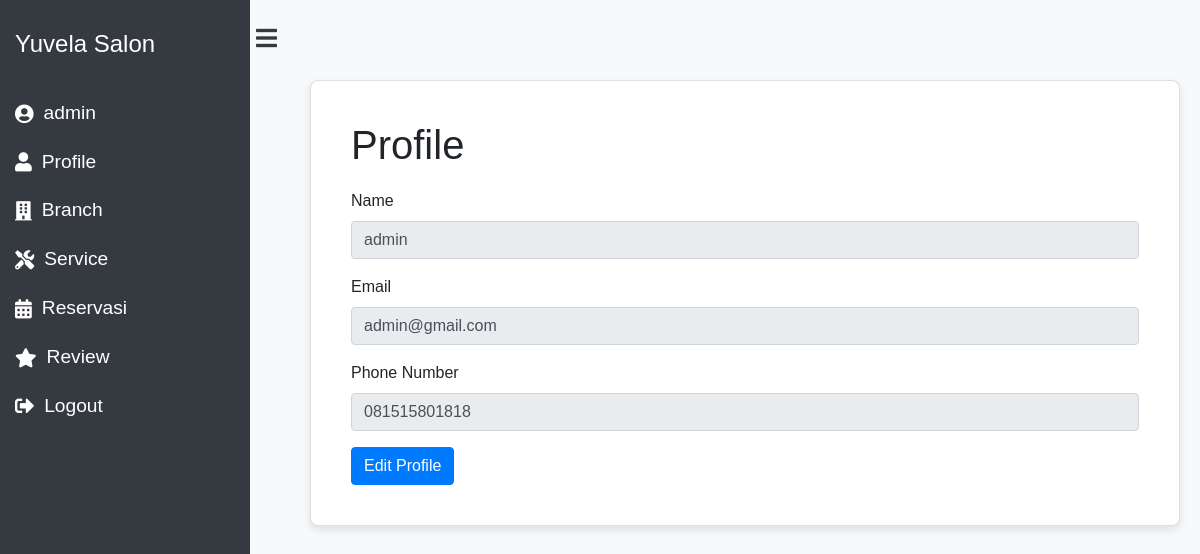
Screenshot of /views/profile.php (signed in) with the database file from the repository.
### tables this page shows
CREATE TABLE `users` (
  `id_users` int(11) NOT NULL,
  `nama` varchar(255) NOT NULL,
  `email` varchar(255) NOT NULL,
  `phone_number` varchar(13) NOT NULL,
  `password` varchar(255) NOT NULL,
  `role` varchar(10) NOT NULL,
  `created_at` timestamp NOT NULL DEFAULT current_timestamp()
);

### views/profile.php (the view, shortened to what this page needs)
<!DOCTYPE html>
<html lang="en">
<head>
    <link rel="stylesheet" href="https://cdnjs.cloudflare.com/ajax/libs/font-awesome/5.15.3/css/all.min.css">
    <link rel="stylesheet" href="https://stackpath.bootstrapcdn.com/bootstrap/4.5.2/css/bootstrap.min.css">
    <link rel="stylesheet" href="../assets/style.css">
</head>
<body>
    <?php include 'sidebar.php'; ?>
    <?php
    include '../config/database.php';
    $id = $_SESSION['user_id'];
    $stmt = $conn->prepare("SELECT nama, email, phone_number FROM users WHERE id_users = ?");
    $stmt->bind_param("i", $id);
    $stmt->execute();
    $stmt->bind_result($name, $email, $phone);
    ?>
    <div class="content" id="content">
        <div class="main-content">
            <div class="card">
                <div class="card-body">
                    <h2 class="card-title">Profile</h2>
                    <form>
                        <div class="form-group">
                            <label for="name">Name</label>
                            <input type="text" class="form-control" id="name"
                                value="<?php echo htmlspecialchars($name); ?>" readonly>
                        </div>
                        <div class="form-group">
                            <label for="email">Email</label>
                            <input type="email" class="form-control" id="email"
                                value="<?php echo htmlspecialchars($email); ?>" readonly>
                        </div>
                        <div class="form-group">
                            <label for="phone">Phone Number</label>
                            <input type="text" class="form-control" id="phone"
                                value="<?php echo htmlspecialchars($phone); ?>" readonly>
                        </div>
                        <a href="edit-profile.php" class="btn btn-primary">Edit Profile</a>
                    </form>
                </div>
            </div>
        </div>
    </div>
</body>
</html>

### assets/style.css (style rules this page uses)
body { font-family: Arial, sans-serif; background-color: #f8f9fa; overflow-x: hidden; }
.content { margin-left: 250px; padding: 20px; transition: margin-left 0.3s ease-in-out; }
.main-content { margin-top: 60px; margin-left: 40px; }
.main-content h2 { font-size: 2.5em; margin-bottom: 20px; }
.card { background-color: #ffffff; border-radius: 8px; box-shadow: 0 4px 8px rgba(0, 0, 0, 0.1); padding: 20px; margin-bottom: 20px; }
.card-title { font-size: 1.5em; margin-bottom: 15px; }

### rows the page displays
users: nama "admin", email "admin@gmail.com", phone_number "081515801818"

### other values shown
$_SESSION['nama'] "admin"
